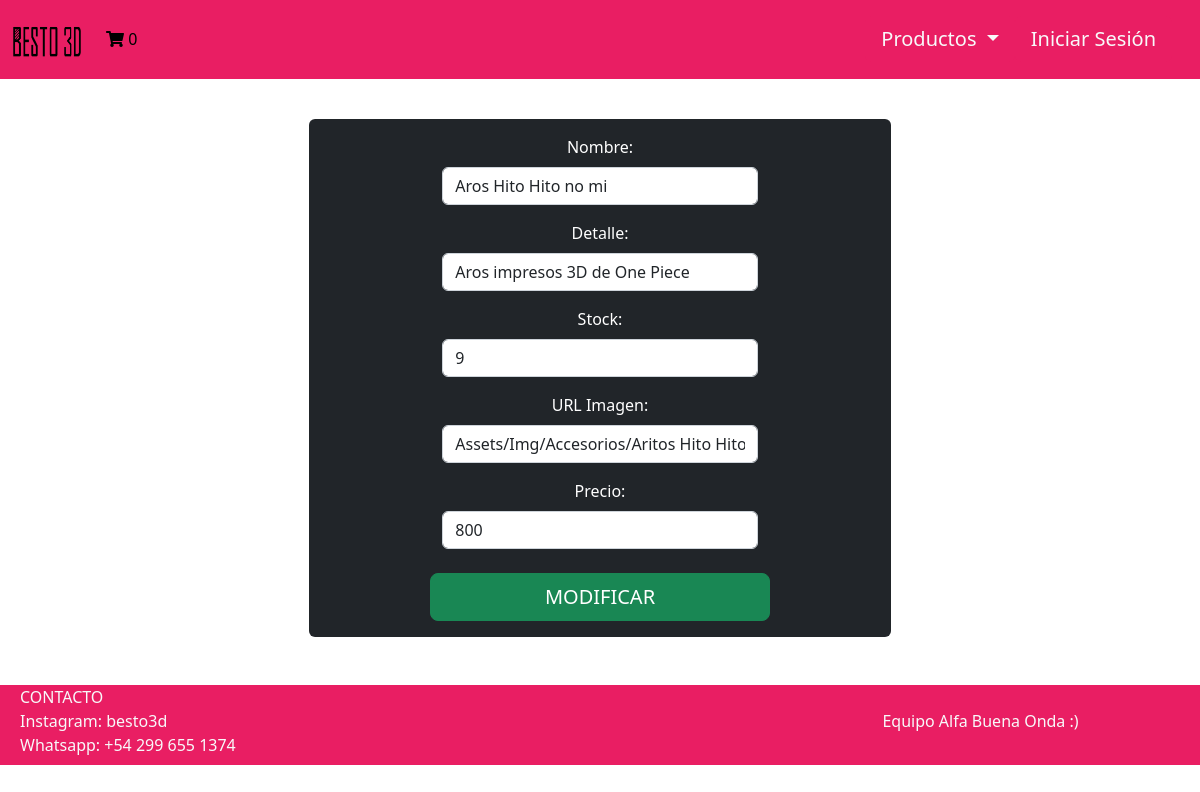
/Vista/EditarProducto.php, run on an earlier commit of the app's database.
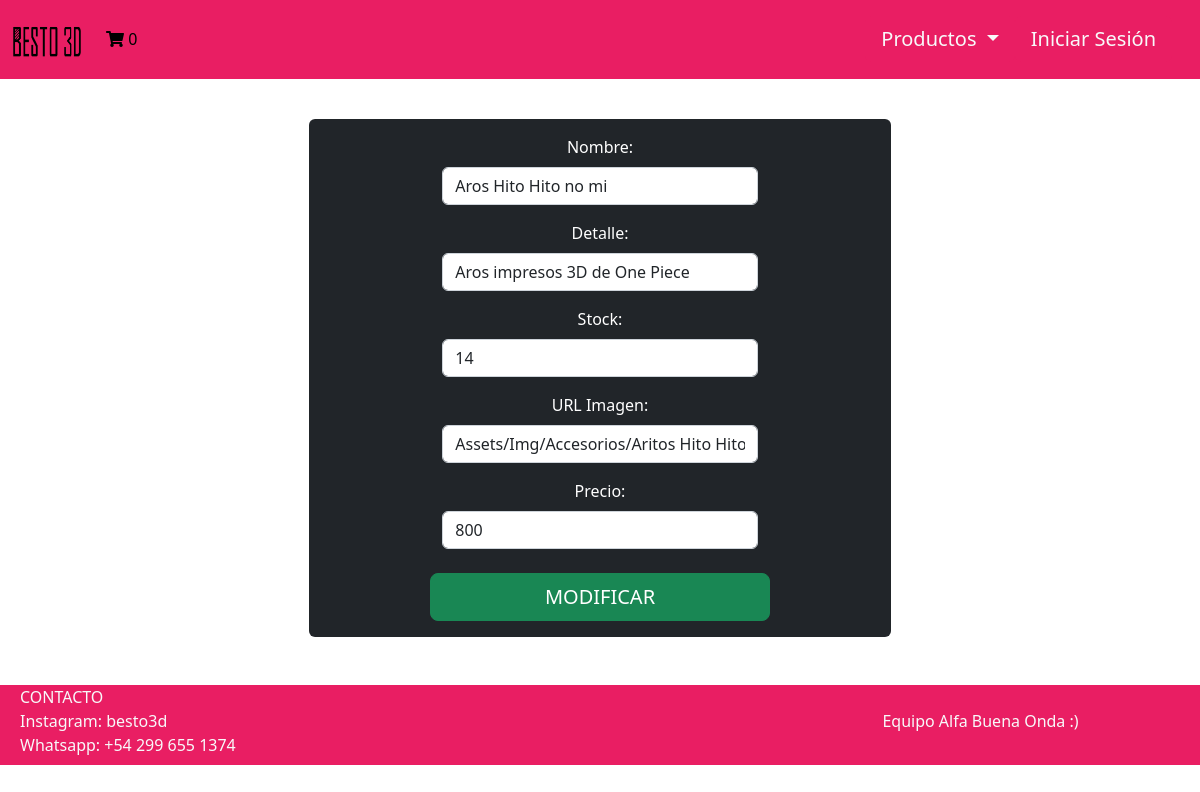
And on a later commit of the database.
### tables this page shows
CREATE TABLE `producto` (
  `idproducto` bigint(20) NOT NULL,
  `pronombre` varchar(512) NOT NULL,
  `prodetalle` varchar(512) NOT NULL,
  `proprecio` int(11) NOT NULL,
  `procantstock` int(11) NOT NULL,
  `protipo` varchar(512) NOT NULL,
  `proimagen` varchar(512) NOT NULL
);

### Util/funciones.php (called while the page is built, shortened)
<?php
function data_submitted(){
    $tipoMetodo = [];
    return $tipoMetodo;
}
spl_autoload_register(function ($class_name){
    $directorys = array(
        $GLOBALS['ROOT'].'Modelo/',
        $GLOBALS['ROOT'].'Modelo/Conector/',
        $GLOBALS['ROOT'].'Control/',
    );
    foreach($directorys as $directory){
        if(file_exists($directory.$class_name . '.php')){
            return;
        }
    }
});
?>

### Control/Session.php (called while the page is built, shortened)
<?php
include_once 'AbmUsuario.php';
class Session
{
    public function getUsuario()
    {
        $abmUsuario = new AbmUsuario();
        $where = ['idusuario' => $_SESSION['idusuario']];
        $listaUsuarios = $abmUsuario->buscar($where);
        if ($listaUsuarios >= 1) {
            $usuarioLog = $listaUsuarios[0];
        }
        return $usuarioLog;
    }
    public function getRoles()
    {
        $usuarioActual = $this->getUsuario();
        $objC_UsuarioRol = new C_Usuariorol();
        $param = ['idusuario' => $usuarioActual->getIdusuario()];
        $listaRoles = $objC_UsuarioRol->buscar($param);
        return $listaRoles;
    }
    public function esAdmin()
    {
        $arrayRoles = $this->getRoles();
        $esAdmin = false;
        $i = 0;
        while ($i < count($arrayRoles) && !$esAdmin) {
            if ($arrayRoles[$i]->getIdrol()->getIdrol() == 1) {
                $esAdmin = true;
            }
            $i++;
        }
        return $esAdmin;
    }
}

### Modelo/Usuario.php (called while the page is built, shortened)
<?php
class Usuario
{
    private $idusuario;
    public function __construct()
    {
        $this->idusuario = "";
    }
    public function getidusuario()
    {
        return $this->idusuario;
    }
    public function setidusuario($valor)
    {
        $this->idusuario = $valor;
    }
    public static function listar($parametro = "")
    {
        $arreglo = array();
        $base = new BaseDatos();
        $sql = "SELECT * FROM Usuario ";
        if ($parametro != "") {
            $sql .= 'WHERE ' . $parametro;
        }
        $res = $base->Ejecutar($sql);
        if ($res > -1) {
            if ($res > 0) {
                while ($row = $base->Registro()) {
                    $obj = new Usuario();
                    $obj->setear($row['idusuario'], $row['usnombre'], $row['uspass'], $row['usmail'], $row['usdeshabilitado']);
                    array_push($arreglo, $obj);
                }
            }
        } else {
        }
        return $arreglo;
    }
}

### Modelo/Conector/BaseDatos.php (called while the page is built, shortened)
<?php
class BaseDatos extends PDO {
  	private $conec;
  	private $indice;
  	private $resultado;
    public function __construct(){
        $this->indice =0;
        try {
           $this->conec=true;
        }catch (PDOException $e) {
            $this->sql = $e->getMessage();
            $this->conec=false;
        }
    }
    public function Iniciar(){
        return $this->getConec();
    }
    public function getConec(){
        return $this->conec;
    }
    public function setSQL($e){
        return "\n".$this->sql = $e;
    }
    public function Ejecutar($sql){
        if ( stristr($sql,"select")){
            $resp =  $this->EjecutarSelect($sql);
        }
        return $resp;
   }
   private function EjecutarSelect($sql){
       $cant = -1;
       $resultado=parent::query($sql);
       if(!$resultado){
           $this->analizarDebug();
       }else {
          $arregloResult = $resultado->fetchAll();
          $cant = count($arregloResult);
       }
       return $cant;
   }
   public function Registro() {
       $filaActual = false;
       $indiceActual = $this->getIndice();
       if ($indiceActual>=0) {
           $filas = $this->getResultado();
           if($indiceActual<count($filas)){
               $filaActual =  $filas[$indiceActual];
           }else {
               $this->setIndice(-1);
           }
       }
       return $filaActual;
   }
   private function setIndice ($valor){
       $this->indice = $valor;
   }
   private function getIndice (){
       return $this->indice;
   }
   private function setResultado($valor){
       $this->resultado = $valor;
   }
   private function getResultado(){
      return $this->resultado;
   }
}

### Control/AbmUsuario.php (called while the page is built, shortened)
<?php
class AbmUsuario
{
    public function buscar($param)
    {
        $where = " true ";
        $arreglo = Usuario::listar($where);
        return $arreglo;
    }
}

### Modelo/UsuarioRol.php (called while the page is built, shortened)
<?php
include_once '../Modelo/Conector/BaseDatos.php';
class UsuarioRol
{
    public function buscar($idusuariorol)
    {
        $base = new BaseDatos();
        $resp = false;
        $sql = "SELECT * FROM usuarioRol WHERE idusuariorol = '" . $idusuariorol . "'";
        if ($base->Iniciar()) {
            if ($base->Ejecutar($sql)) {
                if ($row2 = $base->Registro()) {
                    $rol = new Rol();
                    $rol->buscar($row2['idrol']);
                    $resp = true;
                }
            } else {
                $this->setMensaje($base->getError());
            }
        } else {
            $this->setMensaje($base->getError());
        }
        return $resp;
    }
    public function listar($condicion = '')
    {
        $array = null;
        $base = new BaseDatos();
        $sql =  "select * from usuariorol";
        if ($condicion != '') {
            $sql = $sql . ' where ' . $condicion;
        }
        if ($base->Iniciar()) {
            if ($base->Ejecutar($sql)) {
                $array = array();
                while ($row2 = $base->Registro()) {
                    $objusuarioRol = new usuarioRol();
                    $objusuarioRol->buscar($row2['idusuariorol']);
                    $array[] = $objusuarioRol;
                }
            } else {
                $this->setMensaje($base->getError());
            }
        } else {
            $this->setMensaje($base->getError());
        }
        return $array;
    }
}

### Control/C_Usuariorol.php (called while the page is built, shortened)
<?php
include_once '../Modelo/Usuariorol.php';
class C_Usuariorol
{
    public function buscar($param){
        $where = " true ";
        if ($param<>NULL){
            $where .= '';
            if  (isset($param['idusuario']))
                    $where.=" and idusuario ='".$param['idusuario']."'";
        }
        $obj = new Usuariorol();
        $arreglo =  $obj->listar($where);
        return $arreglo;
    }
}

### Modelo/Rol.php (called while the page is built, shortened)
<?php
include_once '../Modelo/Conector/BaseDatos.php';
class Rol
{
    public function buscar($idrol)
    {
        $base = new BaseDatos();
        $resp = false;
        $sql = "SELECT * FROM rol WHERE idrol = '" . $idrol . "'";
        if ($base->Iniciar()) {
            if ($base->Ejecutar($sql)) {
                if ($row2 = $base->Registro()) {
                    $resp = true;
                }
            } else {
                $this->setMensaje($base->getError());
            }
        } else {
            $this->setMensaje($base->getError());
        }
        return $resp;
    }
}

### Modelo/Producto.php (called while the page is built, shortened)
<?php
include_once '../Modelo/Conector/BaseDatos.php';
class Producto
{
    private $pronombre;
    private $prodetalle;
    private $proprecio;
    private $procantstock;
    private $proimagen;
    public function __construct()
    {
        $this->pronombre = "";
        $this->prodetalle = "";
        $this->proprecio = " ";
        $this->procantstock = "";
        $this->proimagen = " ";
    }
    public function getPronombre(){
        return $this->pronombre;
    }
    public function setPronombre($pronombre){
        $this->pronombre = $pronombre;
    }
    public function getProdetalle(){
        return $this->prodetalle;
    }
    public function setProdetalle($prodetalle){
        $this->prodetalle = $prodetalle;
    }
    public function getProprecio()
    {
        return $this->proprecio;
    }
    public function setProprecio($proprecio)
    {
        $this->proprecio = $proprecio;
    }
    public function getProcantstock()
    {
        return $this->procantstock;
    }
    public function setProcantstock($procantstock)
    {
        $this->procantstock = $procantstock;
    }
    public function getProimagen()
    {
        return $this->proimagen;
    }
    public function setProimagen($proimagen)
    {
        $this->proimagen = $proimagen;
    }
    public function buscar($idproducto)
    {
        $base = new BaseDatos();
        $resp = false;
        $sql = "SELECT * FROM producto WHERE idproducto = '" . $idproducto . "'";
        if ($base->Iniciar()) {
            if ($base->Ejecutar($sql)) {
                if ($row2 = $base->Registro()) {
                    $resp = true;
                }
            } else {
                $this->setMensaje($base->getError());
            }
        } else {
            $this->setMensaje($base->getError());
        }
        return $resp;
    }
    public function listar($condicion = '')
    {
        $array = null;
        $base = new BaseDatos();
        $sql =  "select * from producto";
        if ($condicion != '') {
            $sql = $sql . ' where ' . $condicion;
        }
        if ($base->Iniciar()) {
            if ($base->Ejecutar($sql)) {
                $array = array();
                while ($row2 = $base->Registro()) {
                    $objproducto = new producto();
                    $objproducto->buscar($row2['idproducto']);
                    $array[] = $objproducto;
                }
            } else {
                $this->setMensaje($base->getError());
            }
        } else {
            $this->setMensaje($base->getError());
        }
        return $array;
    }
}

### Control/C_Producto.php (called while the page is built, shortened)
<?php
include_once '../Modelo/Producto.php';
class C_Producto
{
    public function buscar($param){
        $where = " true ";
        $obj = new Producto();
        $arreglo =  $obj->listar($where);
        return $arreglo;
    }
}

### Vista/EditarProducto.php (the view, shortened to what the changed rows need)
<?php
include('Common/Header.php');
if ($sesion->esAdmin()) {
    $datos = data_submitted();
    $objProducto = new C_Producto();
    $productoModificar = $objProducto->buscar($datos)[0];
?>
    <div class="container-md mb-5">
        <main class="w-50 m-auto mt-5 text-center">
            <form class="row gy-2 text-center justify-content-center rounded bg-dark text-white needs-validation" novalidate>
                <div class="col-10 col-lg-7">
                    <label for="floatingInput" class="form-label mt-2">Nombre: </label>
                    <input type="text" class="form-control" placeholder="nombre" minlength="3" name="pronombre" id="pronombre" value="<?php echo $productoModificar->getPronombre() ?>" required>
                </div>
                <div class="col-10 col-lg-7">
                    <label for="usmail" class="form-label mt-2">Detalle: </label>
                    <input type="text" class="form-control" placeholder="detalle" name="prodetalle" id="prodetalle" value="<?php echo $productoModificar->getProdetalle() ?>" required>
                </div>
                <div class="col-10 col-lg-7">
                    <label for="uspass" class="form-label mt-2">Stock:</label>
                    <input type="number" class="form-control" id="procantstock" name="procantstock" value="<?php echo $productoModificar->getProcantstock() ?>">
                </div>
                <div class="col-10 col-lg-7">
                    <label for="uspass" class="form-label mt-2">URL Imagen:</label>
                    <input type="text" class="form-control" id="proimagen" name="proimagen" value="<?php echo $productoModificar->getProImagen() ?>">
                </div>
                <div class="col-10 col-lg-7">
                    <label for="uspass" class="form-label mt-2">Precio:</label>
                    <input type="number" class="form-control" id="proprecio" name="proprecio" value="<?php echo $productoModificar->getProprecio() ?>">
                </div>
                <button class="btn btn-lg btn-success my-3 col-10 col-lg-7 mt-4">MODIFICAR</button>
            </form>
        </main>
    </div>
<?php
    include('Common/Footer.php');
} else {
?><script>
        window.location.href = "/TP-Final-Dinamica/Vista/Home.php";
    </script>
<?php
}
?>

What changed in the data, as far as the page shows it:
changed producto "Aros Hito Hito no mi": procantstock "9" → "14"
